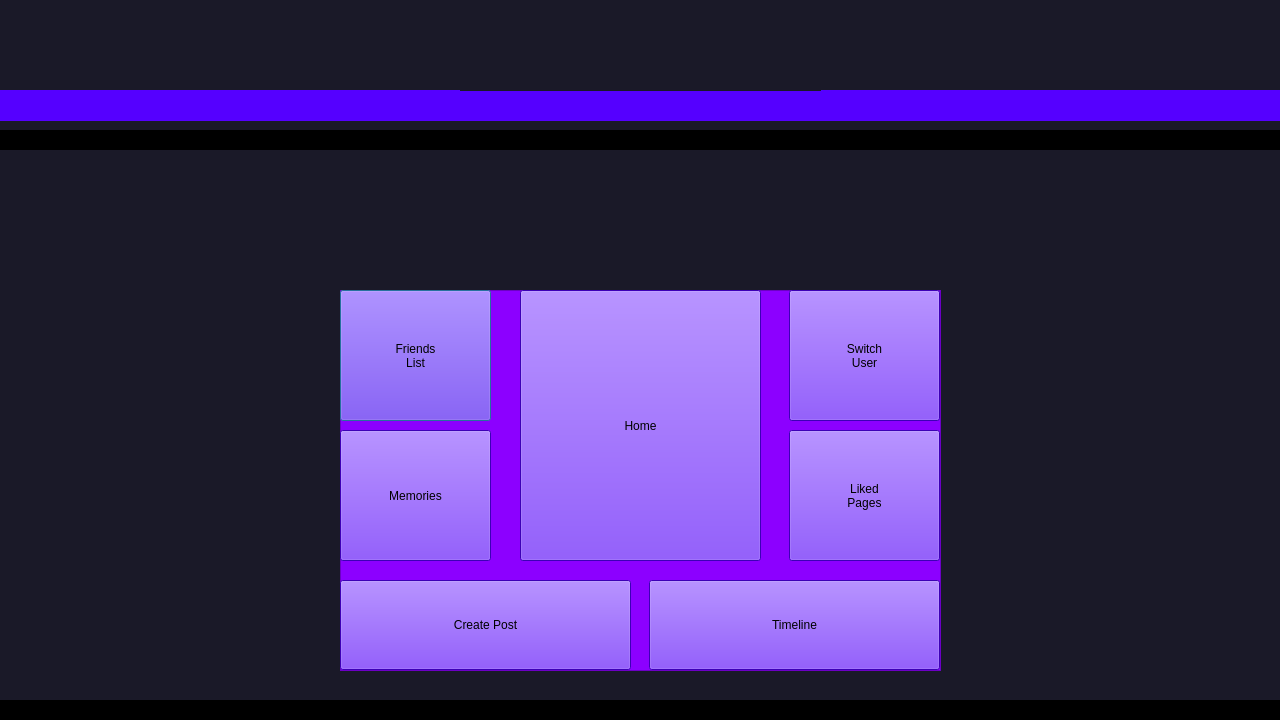
<?xml version="1.0" encoding="UTF-8"?>
<ui version="4.0">
 <class>menu</class>
 <widget class="QDialog" name="menu">
  <property name="geometry">
   <rect>
    <x>0</x>
    <y>0</y>
    <width>1280</width>
    <height>720</height>
   </rect>
  </property>
  <property name="windowTitle">
   <string>Dialog</string>
  </property>
  <property name="styleSheet">
   <string notr="true">background-color: rgb(26, 25, 40);</string>
  </property>
  <widget class="QLabel" name="greet">
   <property name="geometry">
    <rect>
     <x>0</x>
     <y>90</y>
     <width>1301</width>
     <height>31</height>
    </rect>
   </property>
   <property name="font">
    <font>
     <family>Arial Black</family>
     <pointsize>24</pointsize>
     <italic>false</italic>
     <bold>false</bold>
    </font>
   </property>
   <property name="styleSheet">
    <string notr="true">background-color: rgb(85, 0, 255);</string>
   </property>
   <property name="text">
    <string/>
   </property>
  </widget>
  <widget class="QLabel" name="label">
   <property name="geometry">
    <rect>
     <x>460</x>
     <y>0</y>
     <width>361</width>
     <height>91</height>
    </rect>
   </property>
   <property name="styleSheet">
    <string notr="true">image: url(:/new/prefix1/aaa.PNG);</string>
   </property>
   <property name="text">
    <string/>
   </property>
  </widget>
  <widget class="QFrame" name="frame_3">
   <property name="geometry">
    <rect>
     <x>-50</x>
     <y>130</y>
     <width>1331</width>
     <height>20</height>
    </rect>
   </property>
   <property name="styleSheet">
    <string notr="true"/>
   </property>
   <property name="frameShape">
    <enum>QFrame::Shape::HLine</enum>
   </property>
   <property name="frameShadow">
    <enum>QFrame::Shadow::Plain</enum>
   </property>
   <property name="lineWidth">
    <number>20</number>
   </property>
  </widget>
  <widget class="QFrame" name="frame_4">
   <property name="geometry">
    <rect>
     <x>-50</x>
     <y>700</y>
     <width>1351</width>
     <height>20</height>
    </rect>
   </property>
   <property name="styleSheet">
    <string notr="true"/>
   </property>
   <property name="frameShape">
    <enum>QFrame::Shape::HLine</enum>
   </property>
   <property name="frameShadow">
    <enum>QFrame::Shadow::Plain</enum>
   </property>
   <property name="lineWidth">
    <number>20</number>
   </property>
  </widget>
  <widget class="QLabel" name="label_2">
   <property name="geometry">
    <rect>
     <x>460</x>
     <y>170</y>
     <width>361</width>
     <height>101</height>
    </rect>
   </property>
   <property name="styleSheet">
    <string notr="true">image: url(:/new/prefix1/ppy.PNG);</string>
   </property>
   <property name="text">
    <string/>
   </property>
  </widget>
  <widget class="QFrame" name="frame">
   <property name="geometry">
    <rect>
     <x>340</x>
     <y>290</y>
     <width>601</width>
     <height>381</height>
    </rect>
   </property>
   <property name="styleSheet">
    <string notr="true">background-color: rgb(140, 0, 255);</string>
   </property>
   <property name="frameShape">
    <enum>QFrame::Shape::StyledPanel</enum>
   </property>
   <property name="frameShadow">
    <enum>QFrame::Shadow::Raised</enum>
   </property>
   <widget class="QPushButton" name="viewFriendsList">
    <property name="geometry">
     <rect>
      <x>0</x>
      <y>0</y>
      <width>151</width>
      <height>131</height>
     </rect>
    </property>
    <property name="styleSheet">
     <string notr="true">font: 700 12pt &quot;Unispace&quot;;
background-color: rgb(85, 0, 255);
</string>
    </property>
    <property name="text">
     <string>Friends
List</string>
    </property>
   </widget>
   <widget class="QPushButton" name="memories">
    <property name="geometry">
     <rect>
      <x>0</x>
      <y>140</y>
      <width>151</width>
      <height>131</height>
     </rect>
    </property>
    <property name="styleSheet">
     <string notr="true">font: 700 12pt &quot;Unispace&quot;;
background-color: rgb(85, 0, 255);
</string>
    </property>
    <property name="text">
     <string>Memories</string>
    </property>
   </widget>
   <widget class="QPushButton" name="createPost">
    <property name="geometry">
     <rect>
      <x>0</x>
      <y>290</y>
      <width>291</width>
      <height>90</height>
     </rect>
    </property>
    <property name="styleSheet">
     <string notr="true">font: 700 16pt &quot;Unispace&quot;;
background-color: rgb(85, 0, 255);
</string>
    </property>
    <property name="text">
     <string>Create Post</string>
    </property>
   </widget>
   <widget class="QPushButton" name="switchUser">
    <property name="geometry">
     <rect>
      <x>449</x>
      <y>0</y>
      <width>151</width>
      <height>131</height>
     </rect>
    </property>
    <property name="styleSheet">
     <string notr="true">font: 700 12pt &quot;Unispace&quot;;
background-color: rgb(85, 0, 255);
</string>
    </property>
    <property name="text">
     <string>Switch
User</string>
    </property>
   </widget>
   <widget class="QPushButton" name="viewLikedPages">
    <property name="geometry">
     <rect>
      <x>449</x>
      <y>140</y>
      <width>151</width>
      <height>131</height>
     </rect>
    </property>
    <property name="styleSheet">
     <string notr="true">font: 700 12pt &quot;Unispace&quot;;
background-color: rgb(85, 0, 255);
</string>
    </property>
    <property name="text">
     <string>Liked
Pages</string>
    </property>
   </widget>
   <widget class="QPushButton" name="viewTimeline">
    <property name="geometry">
     <rect>
      <x>309</x>
      <y>290</y>
      <width>291</width>
      <height>90</height>
     </rect>
    </property>
    <property name="styleSheet">
     <string notr="true">font: 700 16pt &quot;Unispace&quot;;
background-color: rgb(85, 0, 255);
</string>
    </property>
    <property name="text">
     <string>Timeline</string>
    </property>
   </widget>
   <widget class="QPushButton" name="viewHome">
    <property name="geometry">
     <rect>
      <x>180</x>
      <y>0</y>
      <width>241</width>
      <height>271</height>
     </rect>
    </property>
    <property name="styleSheet">
     <string notr="true">font: 700 24pt &quot;Unispace&quot;;
background-color: rgb(85, 0, 255);
</string>
    </property>
    <property name="text">
     <string>Home</string>
    </property>
   </widget>
  </widget>
  <zorder>frame</zorder>
  <zorder>greet</zorder>
  <zorder>label</zorder>
  <zorder>frame_3</zorder>
  <zorder>frame_4</zorder>
  <zorder>label_2</zorder>
 </widget>
 <resources/>
 <connections/>
</ui>
